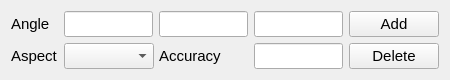
<?xml version="1.0" encoding="UTF-8"?>
<ui version="4.0">
 <class>AspPatchDialog</class>
 <widget class="QDialog" name="AspPatchDialog">
  <property name="geometry">
   <rect>
    <x>0</x>
    <y>0</y>
    <width>450</width>
    <height>80</height>
   </rect>
  </property>
  <property name="minimumSize">
   <size>
    <width>450</width>
    <height>80</height>
   </size>
  </property>
  <property name="maximumSize">
   <size>
    <width>450</width>
    <height>80</height>
   </size>
  </property>
  <property name="font">
   <font>
    <pointsize>11</pointsize>
   </font>
  </property>
  <property name="windowTitle">
   <string/>
  </property>
  <property name="locale">
   <locale language="English" country="UnitedStates"/>
  </property>
  <layout class="QGridLayout" name="gridLayout">
   <item row="0" column="0">
    <widget class="QLabel" name="angLabel">
     <property name="text">
      <string>Angle</string>
     </property>
    </widget>
   </item>
   <item row="0" column="1">
    <widget class="QLineEdit" name="angEdit">
     <property name="sizePolicy">
      <sizepolicy hsizetype="Fixed" vsizetype="Fixed">
       <horstretch>0</horstretch>
       <verstretch>0</verstretch>
      </sizepolicy>
     </property>
     <property name="maximumSize">
      <size>
       <width>90</width>
       <height>16777215</height>
      </size>
     </property>
     <property name="focusPolicy">
      <enum>Qt::NoFocus</enum>
     </property>
     <property name="text">
      <string/>
     </property>
     <property name="alignment">
      <set>Qt::AlignCenter</set>
     </property>
     <property name="readOnly">
      <bool>true</bool>
     </property>
    </widget>
   </item>
   <item row="0" column="2">
    <widget class="QLineEdit" name="orbEdit">
     <property name="sizePolicy">
      <sizepolicy hsizetype="Fixed" vsizetype="Fixed">
       <horstretch>0</horstretch>
       <verstretch>0</verstretch>
      </sizepolicy>
     </property>
     <property name="maximumSize">
      <size>
       <width>90</width>
       <height>16777215</height>
      </size>
     </property>
     <property name="focusPolicy">
      <enum>Qt::NoFocus</enum>
     </property>
     <property name="alignment">
      <set>Qt::AlignCenter</set>
     </property>
     <property name="readOnly">
      <bool>true</bool>
     </property>
    </widget>
   </item>
   <item row="0" column="3">
    <widget class="QLineEdit" name="orbRelEdit">
     <property name="sizePolicy">
      <sizepolicy hsizetype="Fixed" vsizetype="Fixed">
       <horstretch>0</horstretch>
       <verstretch>0</verstretch>
      </sizepolicy>
     </property>
     <property name="maximumSize">
      <size>
       <width>90</width>
       <height>16777215</height>
      </size>
     </property>
     <property name="focusPolicy">
      <enum>Qt::NoFocus</enum>
     </property>
     <property name="alignment">
      <set>Qt::AlignCenter</set>
     </property>
     <property name="readOnly">
      <bool>true</bool>
     </property>
    </widget>
   </item>
   <item row="0" column="4">
    <widget class="QPushButton" name="addButton">
     <property name="sizePolicy">
      <sizepolicy hsizetype="Preferred" vsizetype="Fixed">
       <horstretch>0</horstretch>
       <verstretch>0</verstretch>
      </sizepolicy>
     </property>
     <property name="minimumSize">
      <size>
       <width>90</width>
       <height>0</height>
      </size>
     </property>
     <property name="focusPolicy">
      <enum>Qt::NoFocus</enum>
     </property>
     <property name="text">
      <string>Add</string>
     </property>
    </widget>
   </item>
   <item row="1" column="0">
    <widget class="QLabel" name="aspLabel">
     <property name="text">
      <string>Aspect</string>
     </property>
    </widget>
   </item>
   <item row="1" column="1">
    <widget class="QComboBox" name="aspBox">
     <property name="sizePolicy">
      <sizepolicy hsizetype="Fixed" vsizetype="Fixed">
       <horstretch>0</horstretch>
       <verstretch>0</verstretch>
      </sizepolicy>
     </property>
     <property name="minimumSize">
      <size>
       <width>90</width>
       <height>0</height>
      </size>
     </property>
    </widget>
   </item>
   <item row="1" column="2">
    <widget class="QLabel" name="accLabel">
     <property name="text">
      <string>Accuracy</string>
     </property>
    </widget>
   </item>
   <item row="1" column="3">
    <widget class="QLineEdit" name="accEdit">
     <property name="sizePolicy">
      <sizepolicy hsizetype="Fixed" vsizetype="Fixed">
       <horstretch>0</horstretch>
       <verstretch>0</verstretch>
      </sizepolicy>
     </property>
     <property name="maximumSize">
      <size>
       <width>90</width>
       <height>16777215</height>
      </size>
     </property>
     <property name="focusPolicy">
      <enum>Qt::NoFocus</enum>
     </property>
     <property name="alignment">
      <set>Qt::AlignCenter</set>
     </property>
     <property name="readOnly">
      <bool>true</bool>
     </property>
    </widget>
   </item>
   <item row="1" column="4">
    <widget class="QPushButton" name="deleteButton">
     <property name="sizePolicy">
      <sizepolicy hsizetype="Preferred" vsizetype="Fixed">
       <horstretch>0</horstretch>
       <verstretch>0</verstretch>
      </sizepolicy>
     </property>
     <property name="minimumSize">
      <size>
       <width>90</width>
       <height>0</height>
      </size>
     </property>
     <property name="focusPolicy">
      <enum>Qt::NoFocus</enum>
     </property>
     <property name="text">
      <string>Delete</string>
     </property>
    </widget>
   </item>
  </layout>
 </widget>
 <resources/>
 <connections/>
</ui>
